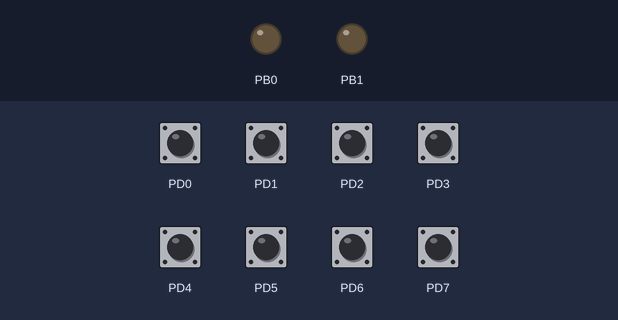
A program run on a simulated ATmega8, built with avr-gcc and emulated at 1 MHz. Shown: output pins drawn as LEDs (lit = HIGH). Dashed ring = blinking. The inputs (shaded band) are chosen by the test bench; at power-on: PD0–7 HIGH.

Above: at 1.2 s.
1.3 s: PD1 pulled LOW for 0.15 s
At 1.37 s:
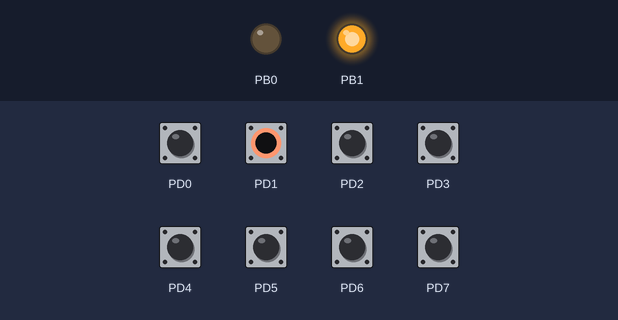
2.9 s: PD2 pulled LOW for 0.15 s
At 2.97 s:
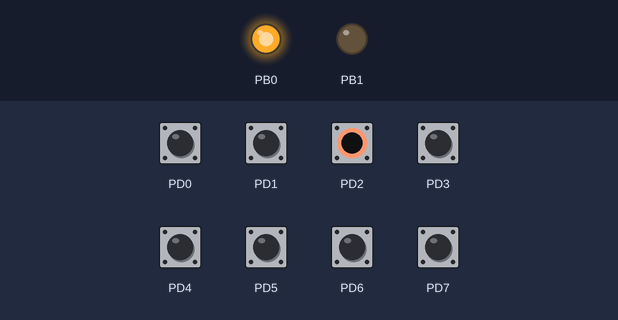
4.5 s: PD1 pulsed LOW 2 times (0.12 s each, 0.3 s apart)
At 4.86 s:
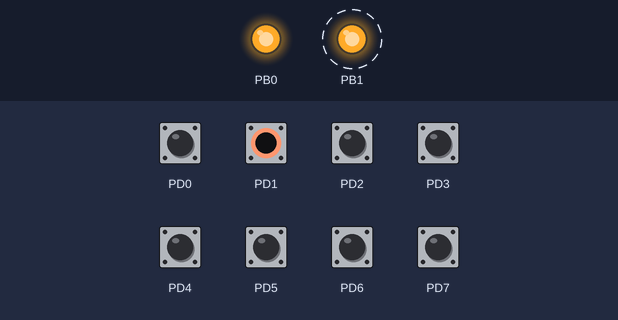
Timing chart, 0 to 7.5 s (numbered marks = the images above; inputs shaded):
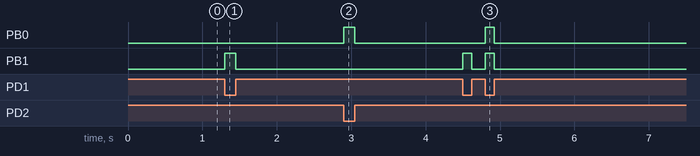

Measured:
- after the input at 1.3 s, PB1: LOW → HIGH at once, → LOW 0.15 s later
- after the input at 2.9 s, PB0: LOW → HIGH at once, → LOW 0.15 s later
- after the input at 4.5 s, PB0: LOW → HIGH after 0.30 s, → LOW 0.12 s later; PB1: alternates HIGH for 0.12 s and LOW for 0.18 s, 4 changes in all, then stays LOW, starting at once

The program:

main.c
```c
/*
 * Prak3.c
 *
 * Created: 23.10.2019 10:40:13
 * Author : bh8332s
 */

#include <avr/io.h>
#define F_CPU 1000000UL
#include <util/delay.h>

void init(){
	DDRB |= (1 << PB0) | (1 << PB1);
	DDRD = 0;	//DDRD als Eingang
	PORTD = 0xff;	//PullUps auf PORTD einschalten
}

int Taster1_pressed(){
	if(PIND != (PIND | (1 << PD2)))
		return 1;
	else
		return 0;
}

int Taster2_pressed(){
	if(PIND != (PIND | (1 << PD1)))
		return 1;
	else
		return 0;
}

int main(void)
{
	init();

    while (1)
    {
		if(Taster1_pressed())
			PORTB |= (1 << PB0);
		else if(Taster2_pressed())
			PORTB |= (1 << PB1);
		else
			PORTB = 0;
    }
}
```
